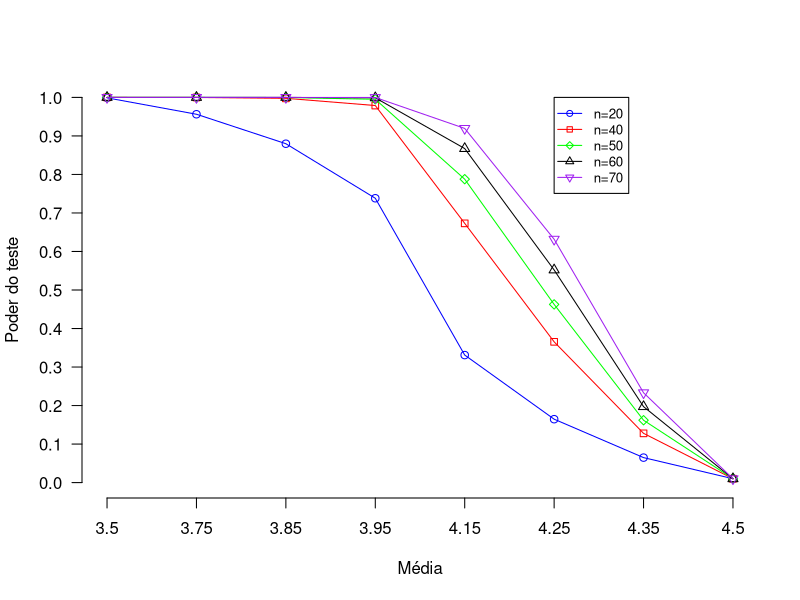

Source code (R):
#!/usr/bin/Rscript

poder_do_teste = function(delta, sdev, n){
	poder = power.t.test(n = n,d = delta, sd = sdev, sig.level = 0.01, power = NULL, type = "one.sample", alternative = "one.sided", strict = FALSE)
	poder[[5]]
}

h0 = 4.5
sdev = 0.77


n = 20
message(">>>> n = ", n)
poder20 <- c(
poder_do_teste(abs(3.50 - h0), sdev, n),
poder_do_teste(abs(3.75 - h0), sdev, n),
poder_do_teste(abs(3.85 - h0), sdev, n),
poder_do_teste(abs(3.95 - h0), sdev, n),
poder_do_teste(abs(4.15 - h0), sdev, n),
poder_do_teste(abs(4.25 - h0), sdev, n),
poder_do_teste(abs(4.35 - h0), sdev, n),
poder_do_teste(abs(4.5 - h0), sdev, n)
)

n = 40
message(">>>> n = ", n)
poder40 <- c(
poder_do_teste(abs(3.50 - h0), sdev, n),
poder_do_teste(abs(3.75 - h0), sdev, n),
poder_do_teste(abs(3.85 - h0), sdev, n),
poder_do_teste(abs(3.95 - h0), sdev, n),
poder_do_teste(abs(4.15 - h0), sdev, n),
poder_do_teste(abs(4.25 - h0), sdev, n),
poder_do_teste(abs(4.35 - h0), sdev, n),
poder_do_teste(abs(4.5 - h0), sdev, n)
)

n = 50
message(">>>> n = ", n)
poder50 <- c(
poder_do_teste(abs(3.50 - h0), sdev, n),
poder_do_teste(abs(3.75 - h0), sdev, n),
poder_do_teste(abs(3.85 - h0), sdev, n),
poder_do_teste(abs(3.95 - h0), sdev, n),
poder_do_teste(abs(4.15 - h0), sdev, n),
poder_do_teste(abs(4.25 - h0), sdev, n),
poder_do_teste(abs(4.35 - h0), sdev, n),
poder_do_teste(abs(4.5 - h0), sdev, n)
)

n=60
message(">>>> n = ", n)
poder60 <- c(
poder_do_teste(abs(3.50 - h0), sdev, n),
poder_do_teste(abs(3.75 - h0), sdev, n),
poder_do_teste(abs(3.85 - h0), sdev, n),
poder_do_teste(abs(3.95 - h0), sdev, n),
poder_do_teste(abs(4.15 - h0), sdev, n),
poder_do_teste(abs(4.25 - h0), sdev, n),
poder_do_teste(abs(4.35 - h0), sdev, n),
poder_do_teste(abs(4.5 - h0), sdev, n)
)

n=70
message(">>>> n = ", n)
poder70 <- c(
poder_do_teste(abs(3.50 - h0), sdev, n),
poder_do_teste(abs(3.75 - h0), sdev, n),
poder_do_teste(abs(3.85 - h0), sdev, n),
poder_do_teste(abs(3.95 - h0), sdev, n),
poder_do_teste(abs(4.15 - h0), sdev, n),
poder_do_teste(abs(4.25 - h0), sdev, n),
poder_do_teste(abs(4.35 - h0), sdev, n),
poder_do_teste(abs(4.5 - h0), sdev, n)
)

png("poderDoTeste.png")
plot(poder20, type="o", col="blue", ylim=c(0, 1), axes=FALSE, ann=FALSE)
lines(poder40, type="o", pch=22, col="red")
lines(poder50, type="o", pch=23, col="green")
lines(poder60, type="o", pch=24, col="black")
lines(poder70, type="o", pch=25, col="purple")

axis(1, at=1:8, lab=c(3.5, 3.75, 3.85, 3.95, 4.15, 4.25, 4.35, 4.5))
title(xlab="Média", col.lab="black")

axis(2, las=1, at=c(0, 0.1, 0.2, 0.3, 0.4, 0.5, 0.6, 0.7, 0.8, 0.9, 1))
title(ylab="Poder do teste", col.lab="black")

legend(6, 1, c("n=20", "n=40", "n=50", "n=60", "n=70"), cex=0.8, col=c("blue", "red", "green", "black", "purple"), pch=21:25, lty=1)

#message("Press Return To Continue")
#invisible(readLines("stdin", n=1))
